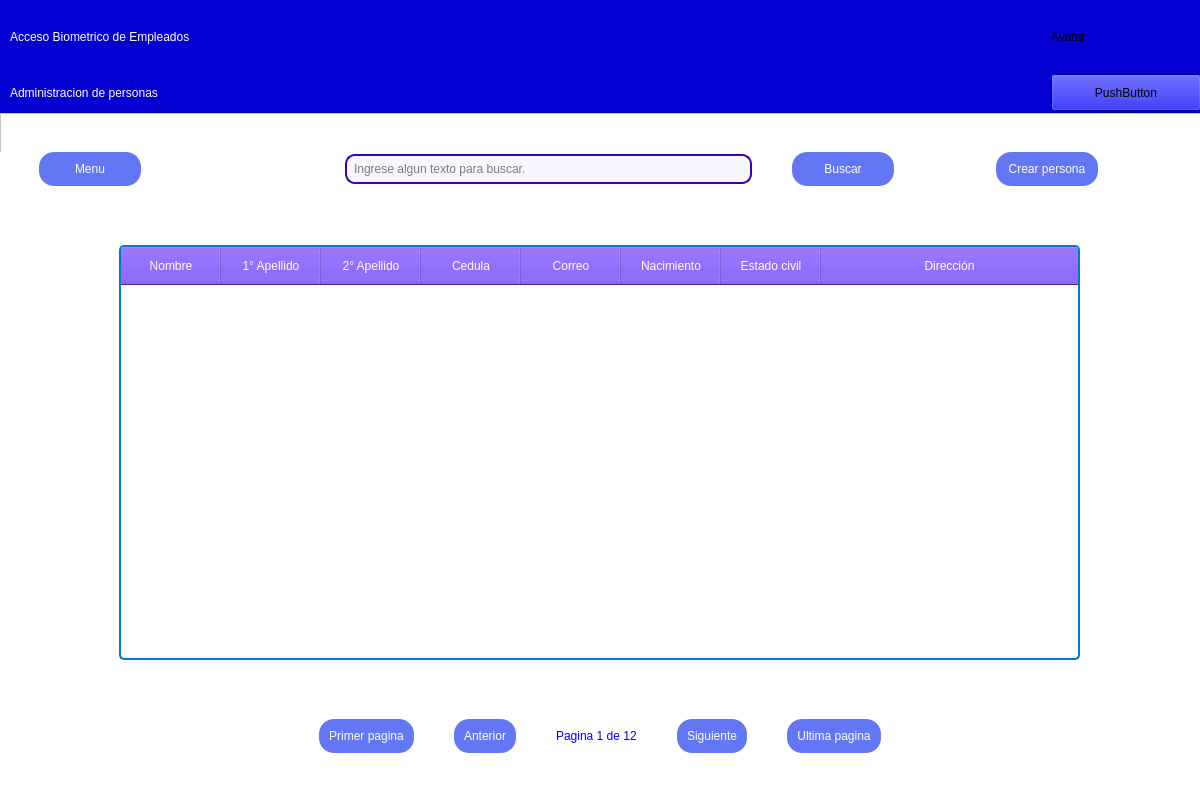
<?xml version="1.0" encoding="UTF-8"?>
<ui version="4.0">
 <class>personaInterfaz</class>
 <widget class="QWidget" name="personaInterfaz">
  <property name="geometry">
   <rect>
    <x>0</x>
    <y>0</y>
    <width>1200</width>
    <height>800</height>
   </rect>
  </property>
  <property name="sizePolicy">
   <sizepolicy hsizetype="Expanding" vsizetype="Expanding">
    <horstretch>0</horstretch>
    <verstretch>0</verstretch>
   </sizepolicy>
  </property>
  <property name="minimumSize">
   <size>
    <width>600</width>
    <height>400</height>
   </size>
  </property>
  <property name="maximumSize">
   <size>
    <width>1200</width>
    <height>800</height>
   </size>
  </property>
  <property name="windowTitle">
   <string>Form</string>
  </property>
  <property name="styleSheet">
   <string notr="true">background-color:#FFFFFF;</string>
  </property>
  <widget class="QWidget" name="verticalLayoutWidget">
   <property name="geometry">
    <rect>
     <x>0</x>
     <y>0</y>
     <width>1201</width>
     <height>791</height>
    </rect>
   </property>
   <layout class="QVBoxLayout" name="vLayoutEncabezado" stretch="1,6">
    <property name="spacing">
     <number>0</number>
    </property>
    <item>
     <layout class="QGridLayout" name="gridLayoutEncabezado">
      <item row="0" column="0">
       <widget class="QFrame" name="frameEncabezado">
        <property name="sizePolicy">
         <sizepolicy hsizetype="Expanding" vsizetype="Expanding">
          <horstretch>0</horstretch>
          <verstretch>0</verstretch>
         </sizepolicy>
        </property>
        <property name="styleSheet">
         <string notr="true">background-color:#0300D1;
</string>
        </property>
        <property name="frameShape">
         <enum>QFrame::Shape::StyledPanel</enum>
        </property>
        <property name="frameShadow">
         <enum>QFrame::Shadow::Raised</enum>
        </property>
        <widget class="QWidget" name="gridLayoutWidget">
         <property name="geometry">
          <rect>
           <x>0</x>
           <y>0</y>
           <width>1201</width>
           <height>111</height>
          </rect>
         </property>
         <layout class="QGridLayout" name="gridLayoutEncabezado_2" rowstretch="2,1" columnstretch="6,1,1">
          <property name="spacing">
           <number>0</number>
          </property>
          <item row="1" column="2">
           <widget class="QPushButton" name="btnConfigPag">
            <property name="sizePolicy">
             <sizepolicy hsizetype="Expanding" vsizetype="Expanding">
              <horstretch>0</horstretch>
              <verstretch>0</verstretch>
             </sizepolicy>
            </property>
            <property name="text">
             <string>PushButton</string>
            </property>
           </widget>
          </item>
          <item row="0" column="2">
           <widget class="QLabel" name="label_3">
            <property name="sizePolicy">
             <sizepolicy hsizetype="Expanding" vsizetype="Expanding">
              <horstretch>0</horstretch>
              <verstretch>0</verstretch>
             </sizepolicy>
            </property>
            <property name="text">
             <string>Avatar</string>
            </property>
           </widget>
          </item>
          <item row="1" column="0">
           <widget class="QLabel" name="lblNombrePagina">
            <property name="styleSheet">
             <string notr="true">font: 700 16pt &quot;Segoe UI&quot;;
color: #FFFFFF</string>
            </property>
            <property name="text">
             <string>Administracion de personas</string>
            </property>
            <property name="indent">
             <number>10</number>
            </property>
           </widget>
          </item>
          <item row="0" column="0">
           <widget class="QLabel" name="label">
            <property name="sizePolicy">
             <sizepolicy hsizetype="Expanding" vsizetype="Expanding">
              <horstretch>0</horstretch>
              <verstretch>0</verstretch>
             </sizepolicy>
            </property>
            <property name="styleSheet">
             <string notr="true">font: 700 24pt &quot;Segoe UI&quot;;
color:#FFFFFF;</string>
            </property>
            <property name="text">
             <string>Acceso Biometrico de Empleados</string>
            </property>
            <property name="indent">
             <number>10</number>
            </property>
           </widget>
          </item>
          <item row="0" column="1">
           <spacer name="horizontalSpacer_8">
            <property name="orientation">
             <enum>Qt::Orientation::Horizontal</enum>
            </property>
            <property name="sizeHint" stdset="0">
             <size>
              <width>40</width>
              <height>20</height>
             </size>
            </property>
           </spacer>
          </item>
          <item row="1" column="1">
           <spacer name="horizontalSpacer_9">
            <property name="orientation">
             <enum>Qt::Orientation::Horizontal</enum>
            </property>
            <property name="sizeHint" stdset="0">
             <size>
              <width>40</width>
              <height>20</height>
             </size>
            </property>
           </spacer>
          </item>
         </layout>
        </widget>
       </widget>
      </item>
     </layout>
    </item>
    <item>
     <layout class="QVBoxLayout" name="vLayoutCuerpo">
      <item>
       <widget class="QFrame" name="frameCuerpo">
        <property name="styleSheet">
         <string notr="true">background-color:rgb(255, 255, 255)</string>
        </property>
        <property name="frameShape">
         <enum>QFrame::Shape::StyledPanel</enum>
        </property>
        <property name="frameShadow">
         <enum>QFrame::Shadow::Raised</enum>
        </property>
        <widget class="QWidget" name="verticalLayoutWidget_2">
         <property name="geometry">
          <rect>
           <x>-1</x>
           <y>39</y>
           <width>1201</width>
           <height>641</height>
          </rect>
         </property>
         <layout class="QVBoxLayout" name="vLayoutCuerpo_3" stretch="1,7">
          <property name="spacing">
           <number>0</number>
          </property>
          <item>
           <layout class="QHBoxLayout" name="hLayoutCuerpo" stretch="0,1,2,4,0,1,1,1,1">
            <property name="spacing">
             <number>0</number>
            </property>
            <item>
             <spacer name="horizontalSpacer_3">
              <property name="orientation">
               <enum>Qt::Orientation::Horizontal</enum>
              </property>
              <property name="sizeHint" stdset="0">
               <size>
                <width>40</width>
                <height>20</height>
               </size>
              </property>
             </spacer>
            </item>
            <item>
             <widget class="QPushButton" name="btnRegresarMenu">
              <property name="styleSheet">
               <string notr="true">QPushButton {
    background-color: rgb(99, 118, 244);
    color: white; 
    border: none; 
    padding: 10px; 
    border-radius: 15px; 
	font: 700 10pt &quot;Segoe UI&quot;;
}

QPushButton:hover {
    background-color: rgb(76, 64, 207);
}</string>
              </property>
              <property name="text">
               <string>Menu</string>
              </property>
             </widget>
            </item>
            <item>
             <spacer name="horizontalSpacer_4">
              <property name="orientation">
               <enum>Qt::Orientation::Horizontal</enum>
              </property>
              <property name="sizeHint" stdset="0">
               <size>
                <width>40</width>
                <height>20</height>
               </size>
              </property>
             </spacer>
            </item>
            <item>
             <widget class="QLineEdit" name="InputBusqueda">
              <property name="styleSheet">
               <string notr="true"> QLineEdit {
        background-color: rgb(247, 248, 255);
        color: rgb(0, 0, 0);
        border: 2px solid rgb(60, 0, 188);
        padding: 5px;
        border-radius: 10px;
		
    }

    QLineEdit:focus {
        border: 2px solid darkblue;
    }</string>
              </property>
              <property name="placeholderText">
               <string>Ingrese algun texto para buscar.</string>
              </property>
              <property name="clearButtonEnabled">
               <bool>true</bool>
              </property>
             </widget>
            </item>
            <item>
             <spacer name="horizontalSpacer_5">
              <property name="orientation">
               <enum>Qt::Orientation::Horizontal</enum>
              </property>
              <property name="sizeHint" stdset="0">
               <size>
                <width>40</width>
                <height>20</height>
               </size>
              </property>
             </spacer>
            </item>
            <item>
             <widget class="QPushButton" name="btnBuscar">
              <property name="styleSheet">
               <string notr="true">QPushButton {
    background-color: rgb(99, 118, 244);
    color: white; 
    border: none; 
    padding: 10px; 
    border-radius: 15px; 
	font: 700 10pt &quot;Segoe UI&quot;;
}

QPushButton:hover {
    background-color: rgb(76, 64, 207);
}</string>
              </property>
              <property name="text">
               <string>Buscar</string>
              </property>
             </widget>
            </item>
            <item>
             <spacer name="horizontalSpacer_7">
              <property name="orientation">
               <enum>Qt::Orientation::Horizontal</enum>
              </property>
              <property name="sizeHint" stdset="0">
               <size>
                <width>40</width>
                <height>20</height>
               </size>
              </property>
             </spacer>
            </item>
            <item>
             <widget class="QPushButton" name="btnCrearPersona">
              <property name="styleSheet">
               <string notr="true">QPushButton {
    background-color: rgb(99, 118, 244);
    color: white; 
    border: none; 
    padding: 10px; 
    border-radius: 15px; 
	font: 700 10pt &quot;Segoe UI&quot;;
}

QPushButton:hover {
    background-color: rgb(76, 64, 207);
}</string>
              </property>
              <property name="text">
               <string>Crear persona</string>
              </property>
             </widget>
            </item>
            <item>
             <spacer name="horizontalSpacer_6">
              <property name="orientation">
               <enum>Qt::Orientation::Horizontal</enum>
              </property>
              <property name="sizeHint" stdset="0">
               <size>
                <width>40</width>
                <height>20</height>
               </size>
              </property>
             </spacer>
            </item>
           </layout>
          </item>
          <item>
           <layout class="QGridLayout" name="gridLayoutCuerpo_3" rowstretch="1,7,1,1,0" columnstretch="1,8,1">
            <property name="spacing">
             <number>0</number>
            </property>
            <item row="1" column="1">
             <widget class="QTableWidget" name="tbPersona">
              <property name="styleSheet">
               <string notr="true">QTableWidget {
    background-color: white; 
    border: 2px solid #007acc; 
    border-radius: 5px;
    box-shadow: 5px 5px 10px rgba(0, 0, 0, 0.3); 
}

QHeaderView::section {
    background-color:rgb(96, 53, 223);
    color: white; 
    padding: 10px;
	font: 700 10pt &quot;Segoe UI&quot;;
}</string>
              </property>
              <attribute name="horizontalHeaderCascadingSectionResizes">
               <bool>true</bool>
              </attribute>
              <attribute name="horizontalHeaderHighlightSections">
               <bool>true</bool>
              </attribute>
              <attribute name="horizontalHeaderStretchLastSection">
               <bool>true</bool>
              </attribute>
              <attribute name="verticalHeaderVisible">
               <bool>false</bool>
              </attribute>
              <attribute name="verticalHeaderHighlightSections">
               <bool>false</bool>
              </attribute>
              <column>
               <property name="text">
                <string>Nombre</string>
               </property>
              </column>
              <column>
               <property name="text">
                <string>1° Apellido</string>
               </property>
              </column>
              <column>
               <property name="text">
                <string>2° Apellido</string>
               </property>
              </column>
              <column>
               <property name="text">
                <string>Cedula</string>
               </property>
              </column>
              <column>
               <property name="text">
                <string>Correo</string>
               </property>
              </column>
              <column>
               <property name="text">
                <string>Nacimiento</string>
               </property>
              </column>
              <column>
               <property name="text">
                <string>Estado civil</string>
               </property>
              </column>
              <column>
               <property name="text">
                <string>Dirección</string>
               </property>
              </column>
             </widget>
            </item>
            <item row="4" column="1">
             <spacer name="verticalSpacer_2">
              <property name="orientation">
               <enum>Qt::Orientation::Vertical</enum>
              </property>
              <property name="sizeHint" stdset="0">
               <size>
                <width>20</width>
                <height>40</height>
               </size>
              </property>
             </spacer>
            </item>
            <item row="0" column="1">
             <spacer name="verticalSpacer">
              <property name="orientation">
               <enum>Qt::Orientation::Vertical</enum>
              </property>
              <property name="sizeHint" stdset="0">
               <size>
                <width>20</width>
                <height>40</height>
               </size>
              </property>
             </spacer>
            </item>
            <item row="1" column="2">
             <spacer name="horizontalSpacer_2">
              <property name="orientation">
               <enum>Qt::Orientation::Horizontal</enum>
              </property>
              <property name="sizeHint" stdset="0">
               <size>
                <width>40</width>
                <height>20</height>
               </size>
              </property>
             </spacer>
            </item>
            <item row="3" column="1">
             <layout class="QHBoxLayout" name="gdLvLayoutCuerpo" stretch="3,0,0,0,0,0,0,0,0,0,3">
              <item>
               <spacer name="horizontalSpacer_10">
                <property name="orientation">
                 <enum>Qt::Orientation::Horizontal</enum>
                </property>
                <property name="sizeHint" stdset="0">
                 <size>
                  <width>40</width>
                  <height>20</height>
                 </size>
                </property>
               </spacer>
              </item>
              <item>
               <widget class="QPushButton" name="btnPrimerPagina">
                <property name="styleSheet">
                 <string notr="true">QPushButton {
    background-color: rgb(99, 118, 244);
    color: white; 
    border: none; 
    padding: 10px; 
    border-radius: 15px; 
	font: 700 10pt &quot;Segoe UI&quot;;
}

QPushButton:hover {
    background-color: rgb(76, 64, 207);
}</string>
                </property>
                <property name="text">
                 <string>Primer pagina</string>
                </property>
               </widget>
              </item>
              <item>
               <spacer name="horizontalSpacer_11">
                <property name="orientation">
                 <enum>Qt::Orientation::Horizontal</enum>
                </property>
                <property name="sizeHint" stdset="0">
                 <size>
                  <width>40</width>
                  <height>20</height>
                 </size>
                </property>
               </spacer>
              </item>
              <item>
               <widget class="QPushButton" name="btnAnterior">
                <property name="styleSheet">
                 <string notr="true">QPushButton {
    background-color: rgb(99, 118, 244);
    color: white; 
    border: none; 
    padding: 10px; 
    border-radius: 15px; 
	font: 700 10pt &quot;Segoe UI&quot;;
}

QPushButton:hover {
    background-color: rgb(76, 64, 207);
}</string>
                </property>
                <property name="text">
                 <string>Anterior</string>
                </property>
               </widget>
              </item>
              <item>
               <spacer name="horizontalSpacer_12">
                <property name="orientation">
                 <enum>Qt::Orientation::Horizontal</enum>
                </property>
                <property name="sizeHint" stdset="0">
                 <size>
                  <width>40</width>
                  <height>20</height>
                 </size>
                </property>
               </spacer>
              </item>
              <item>
               <widget class="QLabel" name="lblNumeroPagina">
                <property name="styleSheet">
                 <string notr="true">color:rgb(0, 0, 255);font: 700 9pt &quot;Segoe UI&quot;;</string>
                </property>
                <property name="text">
                 <string>Pagina 1 de 12</string>
                </property>
               </widget>
              </item>
              <item>
               <spacer name="horizontalSpacer_13">
                <property name="orientation">
                 <enum>Qt::Orientation::Horizontal</enum>
                </property>
                <property name="sizeHint" stdset="0">
                 <size>
                  <width>40</width>
                  <height>20</height>
                 </size>
                </property>
               </spacer>
              </item>
              <item>
               <widget class="QPushButton" name="btnSiguiente">
                <property name="styleSheet">
                 <string notr="true">QPushButton {
    background-color: rgb(99, 118, 244);
    color: white; 
    border: none; 
    padding: 10px; 
    border-radius: 15px; 
	font: 700 10pt &quot;Segoe UI&quot;;
}

QPushButton:hover {
    background-color: rgb(76, 64, 207);
}</string>
                </property>
                <property name="text">
                 <string>Siguiente</string>
                </property>
               </widget>
              </item>
              <item>
               <spacer name="horizontalSpacer_15">
                <property name="orientation">
                 <enum>Qt::Orientation::Horizontal</enum>
                </property>
                <property name="sizeHint" stdset="0">
                 <size>
                  <width>40</width>
                  <height>20</height>
                 </size>
                </property>
               </spacer>
              </item>
              <item>
               <widget class="QPushButton" name="btnUltimaPagina">
                <property name="styleSheet">
                 <string notr="true">QPushButton {
    background-color: rgb(99, 118, 244);
    color: white; 
    border: none; 
    padding: 10px; 
    border-radius: 15px; 
	font: 700 10pt &quot;Segoe UI&quot;;
}

QPushButton:hover {
    background-color: rgb(76, 64, 207);
}</string>
                </property>
                <property name="text">
                 <string>Ultima pagina</string>
                </property>
               </widget>
              </item>
              <item>
               <spacer name="horizontalSpacer_14">
                <property name="orientation">
                 <enum>Qt::Orientation::Horizontal</enum>
                </property>
                <property name="sizeHint" stdset="0">
                 <size>
                  <width>40</width>
                  <height>20</height>
                 </size>
                </property>
               </spacer>
              </item>
             </layout>
            </item>
            <item row="1" column="0">
             <spacer name="horizontalSpacer">
              <property name="orientation">
               <enum>Qt::Orientation::Horizontal</enum>
              </property>
              <property name="sizeHint" stdset="0">
               <size>
                <width>40</width>
                <height>20</height>
               </size>
              </property>
             </spacer>
            </item>
            <item row="2" column="1">
             <spacer name="verticalSpacer_3">
              <property name="orientation">
               <enum>Qt::Orientation::Vertical</enum>
              </property>
              <property name="sizeHint" stdset="0">
               <size>
                <width>20</width>
                <height>40</height>
               </size>
              </property>
             </spacer>
            </item>
           </layout>
          </item>
         </layout>
        </widget>
       </widget>
      </item>
     </layout>
    </item>
   </layout>
  </widget>
 </widget>
 <resources/>
 <connections/>
</ui>
